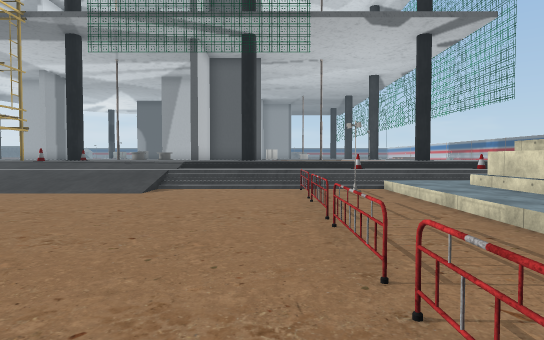
View 1 (above)

23 first-person views from a walk through a scene from a Unity 3-D project. The camera is 1.4 m above the floor, tilts 2° down and sees 75° across. The floor is counted in squares, 2 m on a side. Each view is taken from the middle of a square. On the plan, view 1 faces up. The plan holds only what a view shows up to about 11 squares ahead; the rest is blank. The place goes on beyond the plan. The player character is not drawn. Some surface patterns are stand-ins.

View 2
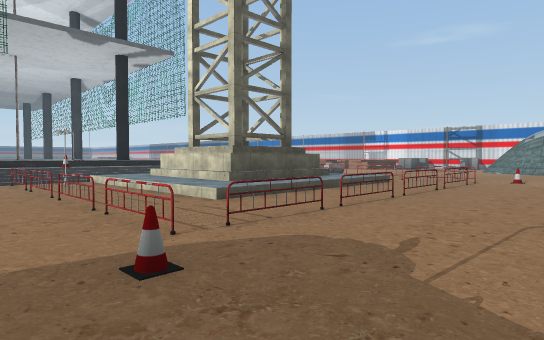

View 3
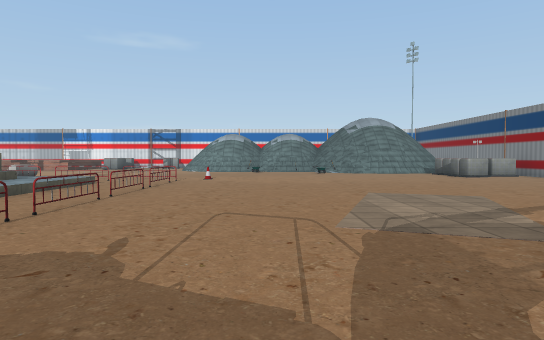

View 4
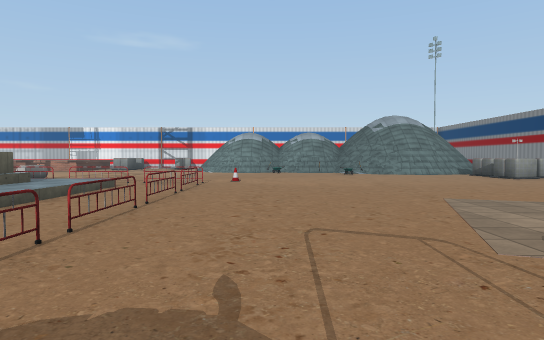

View 5
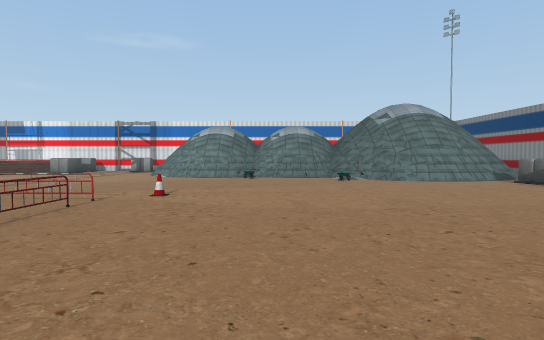

View 6
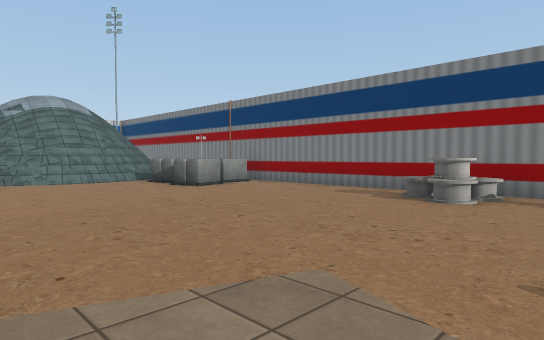

View 7
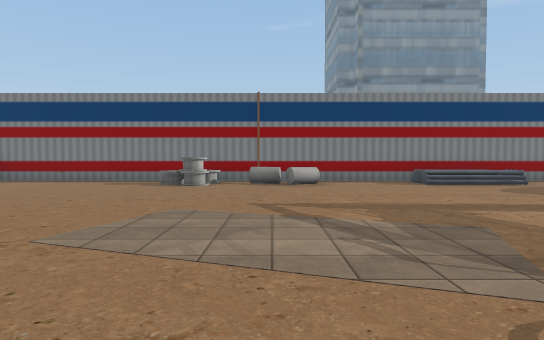

View 8
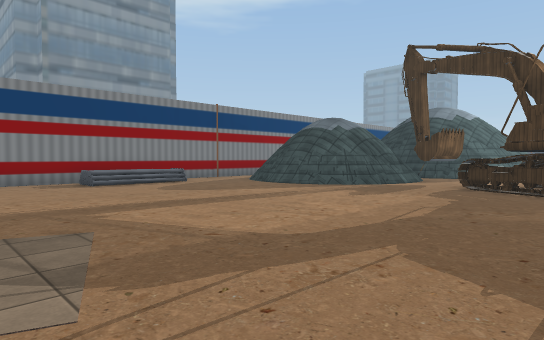

View 9
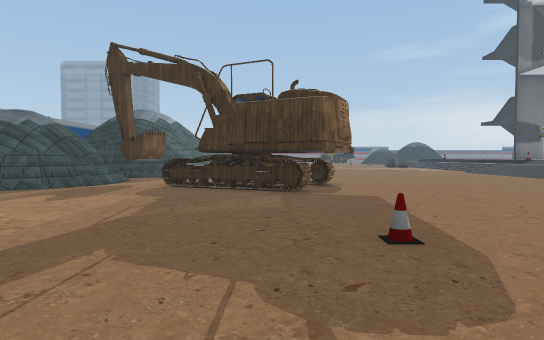

View 10
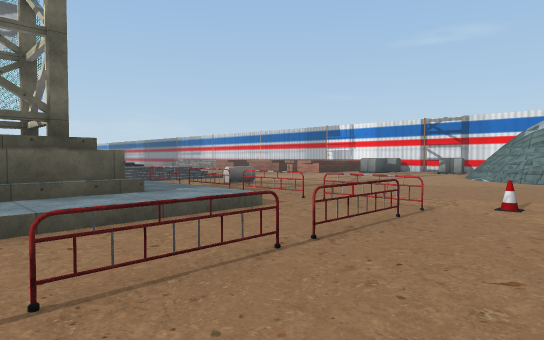

View 11
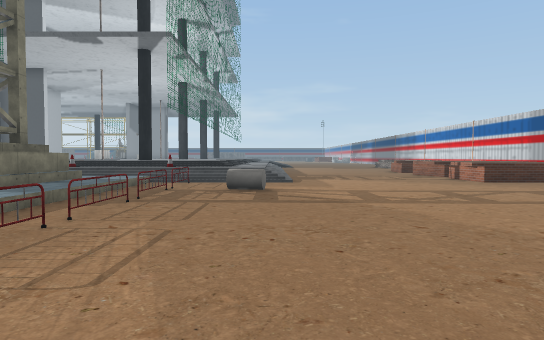

View 12
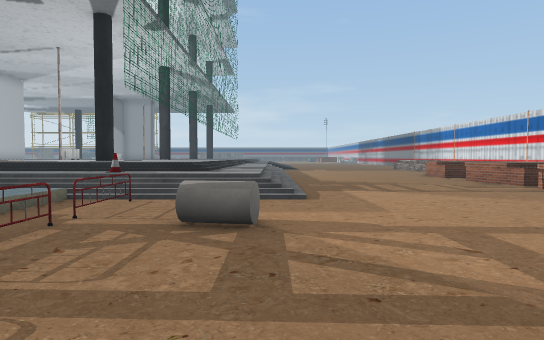

View 13
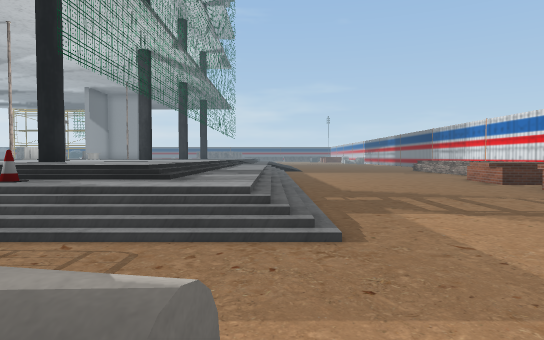

View 14
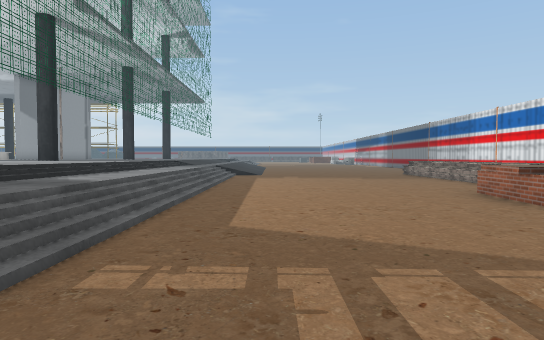

View 15
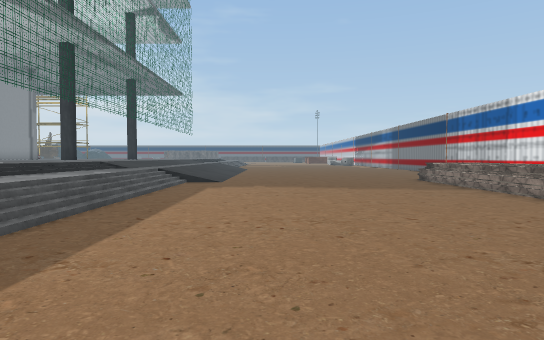

View 16
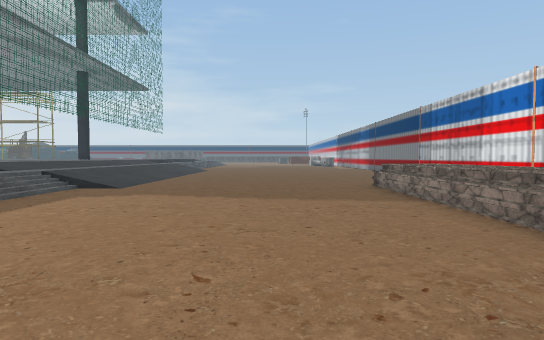

View 17
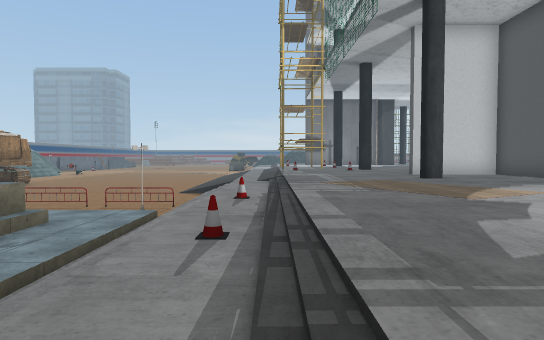

View 18
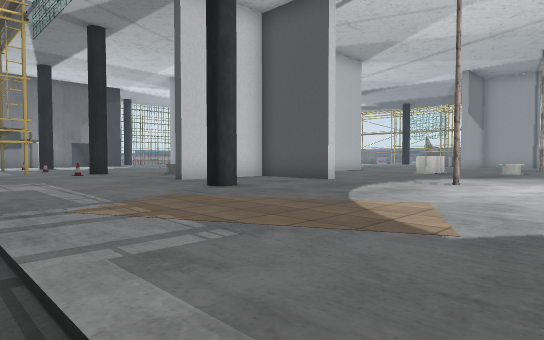

View 19
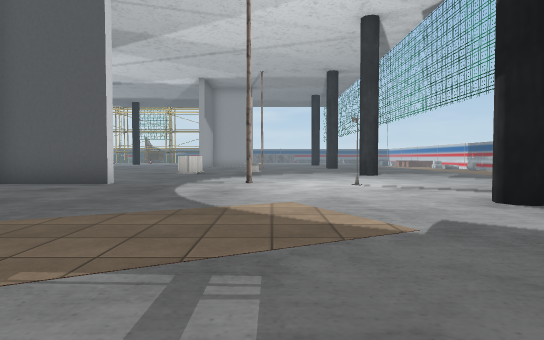

View 20
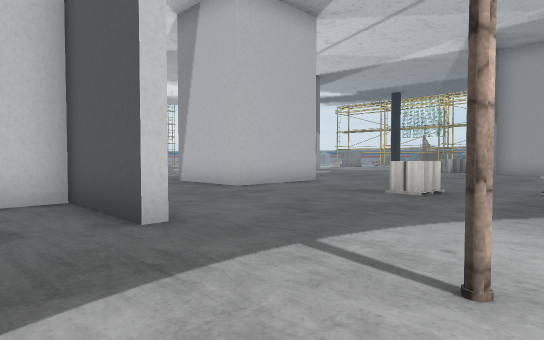

View 21
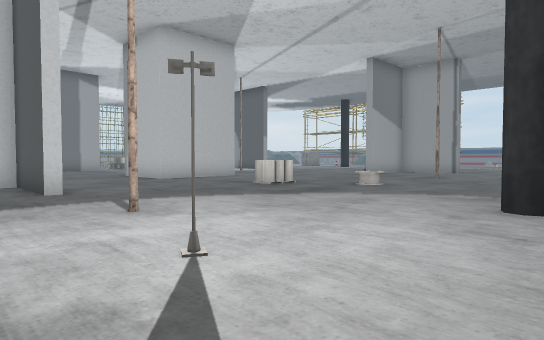

View 22
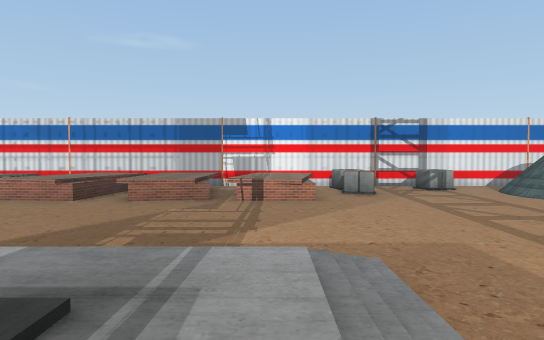

View 23
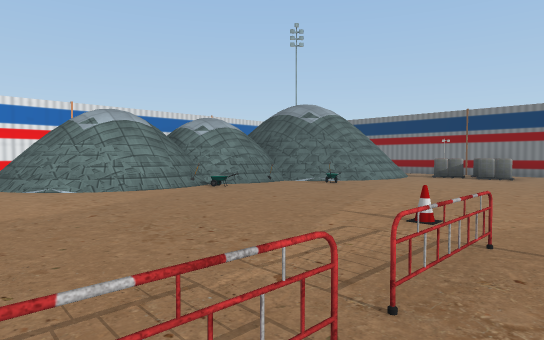

### Floor plan
Key: @ floor where view 1 was taken; # wall or solid block; . main floor; : floor 0.5 m higher than the main floor; + floor 0.75 m higher than the main floor; * floor 1.25 m higher than the main floor; / step, stairs or slope; = window, fence, low wall or low ledge; ^ raised ledge.
Columns run from 7 left of view 1 to 20 right of it. Each row starts with its distance up from view 1.
 25    *** ******    *+//.......
 24    #***=*^***    *+//......^
 23    #***^*********////......^
 22  ###**********   ///.......^
 21  ************#***///.......^
 20   ***************///.......^
 19   ***************///.......^
 18     ###**#*******///.......^
 17     #*******#****///.......^
 16     #************///.....^^.
 15  ***#************///.....^^^
 14  *****#******#   ///.....^^^
 13 *****************///.....^^^
 12 *****************///.....^^^
 11 =****************///.....^^^
 10 ////////////////////.....^^^
  9 /////////////#//////.....^^^
  8  ///////////////////.....^^^
  7  ////...=.::::::.=.........^
  6 ..........:^##^:..^=.......^
  5 ........#.:^^^^:.=..........
  4 ..........:^##^:............
  3 ........#.:////:.#..........
  2 ..........//////..........=.
  1 ........#........=......####
  0 .......@=#.#.#.#=.......##
 -1  ##....=..........=.....##
 -2 ###....................==#
 -3 ###.....................##
 -4 #=.....................=#
 -5 ......................==#
 -6 #.....................###
 -7 ##....................##
 -8  ##...................^#
 -9   #=..................#
-10   #................^^^#
-11    ..///..^..^=....^
-12    ..///...=.#.....^
-13    #################

Positions as (right, up) in squares from view 1, and headings:
1: (0, 0), facing up
2: (-1, -3), facing up-right
3: (-1, -3), facing right
4: (0, -2), facing right
5: (4, -3), facing right
6: (4, -5), facing down-right
7: (4, -2), facing down
8: (3, -2), facing down-left
9: (3, -2), facing left
10: (5, -2), facing up-right
11: (12, -2), facing up
12: (12, 2), facing up
13: (12, 5), facing up
14: (14, 9), facing up
15: (15, 13), facing up
16: (17, 15), facing up
17: (9, 10), facing left
18: (5, 10), facing up-left
19: (3, 10), facing up
20: (3, 16), facing up-left
21: (7, 16), facing up-left
22: (9, 9), facing right
23: (9, 3), facing down-right
